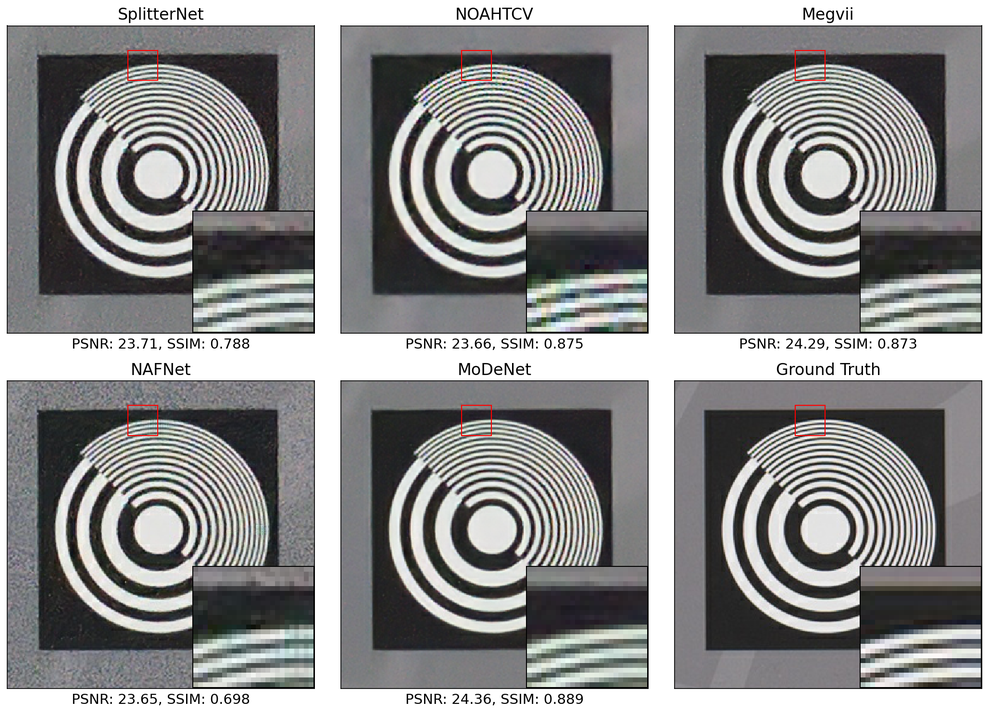
#> input picture center_comparison_MIDD_trained_models.png, 989 x 714 px, shrunk from 2057 x 1485 before the run
$ python cropping_parallel.py .. out
#> lines starting #> are read from the running program, lines starting #| are printed output that depends on the picture
"""Crop full-size images into non-overlapping square patches.

Example (run once for the noisy and once for the ground-truth images):
    python data_preprocessing/cropping_parallel.py dataset/uncropped/original dataset/patches/original_patches
    python data_preprocessing/cropping_parallel.py dataset/uncropped/denoised dataset/patches/denoised_patches
"""
import argparse
import os

import cv2
from joblib import Parallel, delayed


def create_patches(image_path, output_dir, size=256):
    """Write every full ``size`` x ``size`` patch of an image as a JPEG (quality 100)."""
#> called with output_dir = 'out', size = 256
    image = cv2.imread(image_path, cv2.IMREAD_UNCHANGED)
#> image is the input picture: shape (714, 989, 4); mean B, G, R, A 141.6, 141.7, 141.8, 255
    if image is None:
        print(f"Could not read {image_path}")
        return

    stem = os.path.splitext(os.path.basename(image_path))[0]
    height, width = image.shape[:2]
#> height = 714; width = 989
    for i in range(width // size):
        for j in range(height // size):
            patch = image[j * size:(j + 1) * size, i * size:(i + 1) * size]
            out_path = os.path.join(output_dir, f"image_{stem}_{i}_{j}.jpg")
            cv2.imwrite(out_path, patch, [cv2.IMWRITE_JPEG_QUALITY, 100])
#> this loop made 3 passes
#> pass 1, in create_patches, `cv2.imwrite(out_path, patch, [cv2.IMWRITE_JPEG_QUALITY, 100])`:
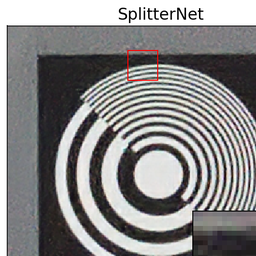
#> saved as image_center_comparison_MIDD_trained_models_0_0.jpg: shape (256, 256, 4); mean B, G, R, A 136.6, 136.4, 137.4, 255
#> pass 1, in create_patches, `cv2.imwrite(out_path, patch, [cv2.IMWRITE_JPEG_QUALITY, 100])`:
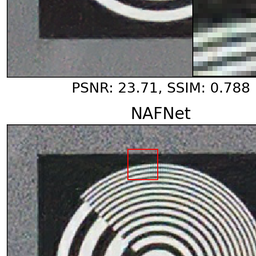
#> saved as image_center_comparison_MIDD_trained_models_0_1.jpg: shape (256, 256, 4); mean B, G, R, A 139.7, 139.7, 139.3, 255
#> pass 2, in create_patches, `cv2.imwrite(out_path, patch, [cv2.IMWRITE_JPEG_QUALITY, 100])`:
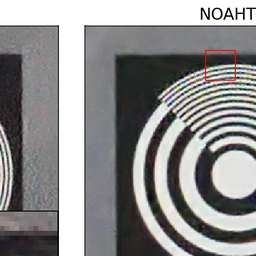
#> saved as image_center_comparison_MIDD_trained_models_1_0.jpg: shape (256, 256, 4); mean B, G, R, A 142.3, 142.5, 142.8, 255
#> pass 2, in create_patches, `cv2.imwrite(out_path, patch, [cv2.IMWRITE_JPEG_QUALITY, 100])`:
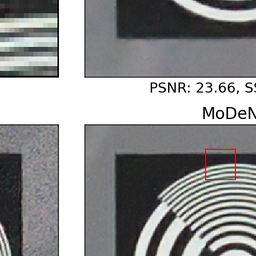
#> saved as image_center_comparison_MIDD_trained_models_1_1.jpg: shape (256, 256, 4); mean B, G, R, A 147.9, 147.6, 147.2, 255


def main():
    parser = argparse.ArgumentParser(description=__doc__, formatter_class=argparse.RawDescriptionHelpFormatter)
    parser.add_argument("input_dir")
    parser.add_argument("output_dir")
    parser.add_argument("--size", type=int, default=256, help="Patch size in pixels (default: 256)")
    parser.add_argument("--jobs", type=int, default=10, help="Number of parallel workers (default: 10)")
    args = parser.parse_args()

    os.makedirs(args.output_dir, exist_ok=True)
    paths = sorted(os.path.join(args.input_dir, f) for f in os.listdir(args.input_dir))
    Parallel(n_jobs=args.jobs)(delayed(create_patches)(p, args.output_dir, args.size) for p in paths)


if __name__ == "__main__":
    main()
